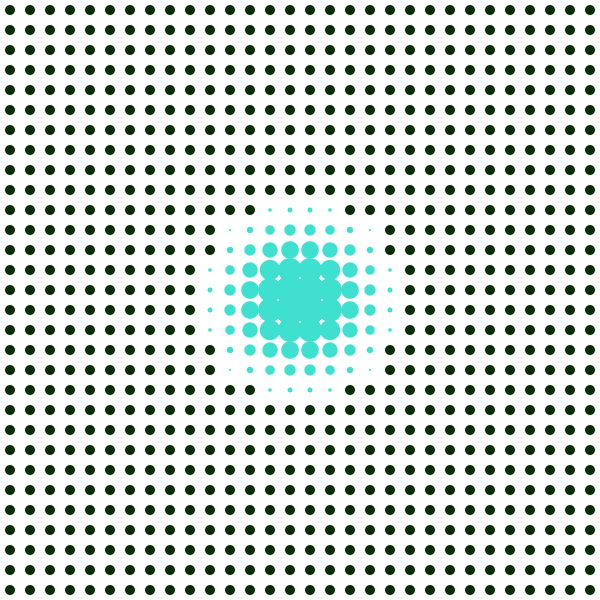
Frame 1 (no input)
Frame 60 (the mouse pressed at the canvas centre just before this capture): identical to frame 1, image omitted
Frame 120 (the mouse held since frame 60 and released just before this capture): identical to frame 1, image omitted

The Processing sketch that drew this single still picture (run headless with seeded random() and noise(); from frame 60 on, the mouse is pressed at the canvas centre):

// Processing sketch: ex03_03
// ── ex03_03.pde
float r = 0 ; // radius
float i = 10 ; // interval

void setup() {
  size(600, 600) ;
  ellipseMode(RADIUS) ;
  noStroke() ;
  mouseX = width / 2 ;
  mouseY = height / 2 ;
}

void draw() {
  background(255) ;
  drawCircleTile() ;
}

void drawCircleTile() {
  for (float y = i ; y < height ; y += 2 * i) {
    for (float x = i ; x < width ; x += 2 * i) {
      float d = dist(mouseX, mouseY, x, y) ;
      if (d < 100) {
        r = lerp(17, 1, d / 100) ;
        fill(#40E0D0) ;
      } else {
        r = 5 ;
        fill(#052C03) ;
      }
      ellipse(x, y, r, r) ;
    }
  }
}
